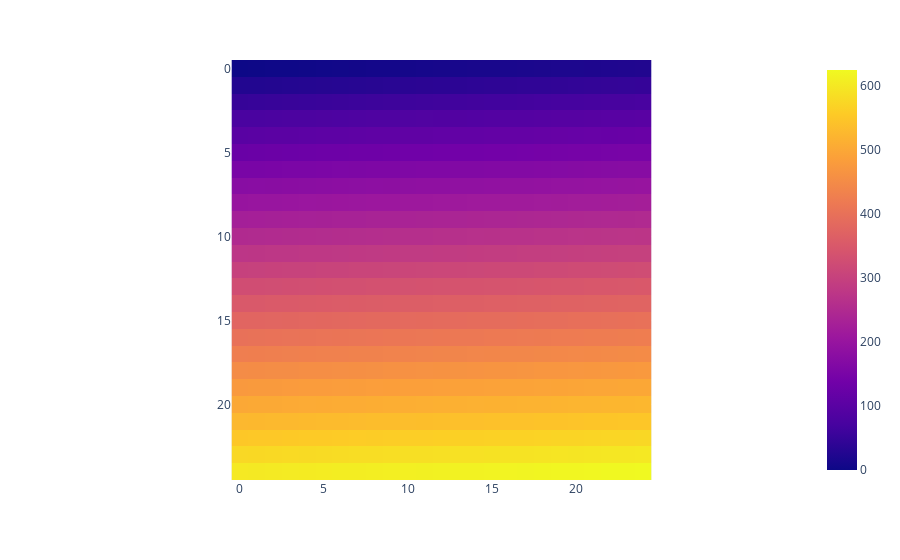

The cell this chart's notebook holds for it:
### Code cell
import numpy as np
a = np.arange(625).reshape(25,25)
px.imshow(a)

### Figure 1 — Plotly figure (JSON) as saved in the notebook; plotly's stock layout.template omitted (floating-point values rounded to 4 significant figures; data arrays with more than 128 entries replaced by an {"elided": "..."} marker saying what was removed)
{"data": [{"coloraxis": "coloraxis", "hovertemplate": "x: %{x}<br>y: %{y}<br>color: %{z}<extra></extra>", "name": "0", "type": "heatmap", "xaxis": "x", "yaxis": "y", "z": {"elided": "25x25 int values"}}], "layout": {"coloraxis": {"colorscale": [[0, "#0d0887"], [0.1111, "#46039f"], [0.2222, "#7201a8"], [0.3333, "#9c179e"], [0.4444, "#bd3786"], [0.5556, "#d8576b"], [0.6667, "#ed7953"], [0.7778, "#fb9f3a"], [0.8889, "#fdca26"], [1, "#f0f921"]]}, "margin": {"t": 60}, "xaxis": {"anchor": "y", "constrain": "domain", "domain": [0, 1], "scaleanchor": "y"}, "yaxis": {"anchor": "x", "autorange": "reversed", "constrain": "domain", "domain": [0, 1]}}}
